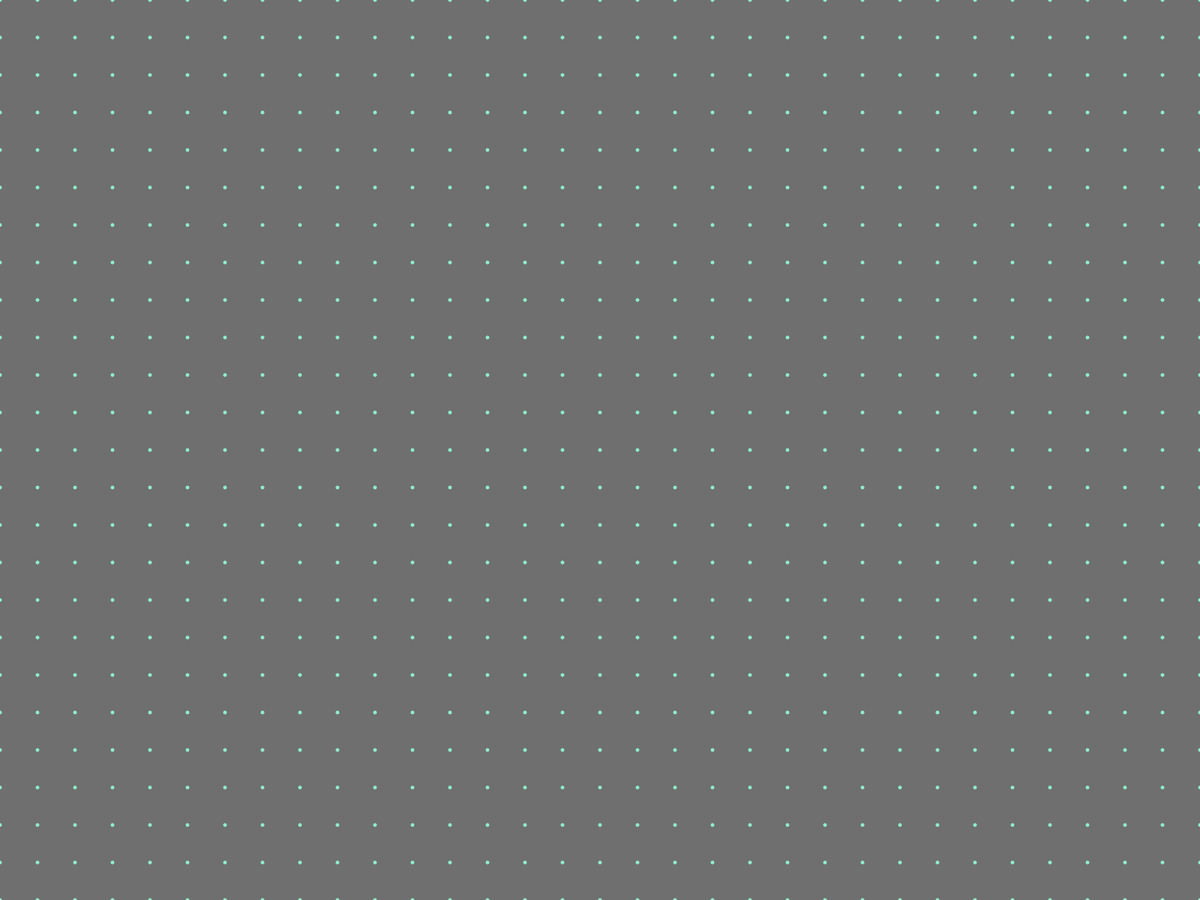
Frame 1 (no input)
Frame 60 (the mouse pressed at the canvas centre just before this capture): identical to frame 1, image omitted
Frame 120 (the mouse held since frame 60 and released just before this capture): identical to frame 1, image omitted

The Processing sketch that drew this single still picture (run headless with seeded random() and noise(); from frame 60 on, the mouse is pressed at the canvas centre):

// Processing sketch: porEjemploKeyCode
// ── porEjemploKeyCode.pde
int a, tam;
color gr, ce;
boolean b;

void setup() {
  fullScreen();
  background(0);
  gr = color(111, 111, 111);
  ce = color(143, 236, 200);
  a = 50;
  tam = 5;
  b = true;
}

void draw() {
  background(gr);
  grilla();
}

void grilla() {
  for (int i = 0; i <= width; i+=a) {
    for (int j = 0; j <= height; j += a) {
      noStroke();
      fill(ce);
      ellipse(i, j, tam, tam);
      
   if (b) {
    ce = color(143, 236, 200); // celeste
  } else if (!b) {
    ce = color(255, 57, 94); // rosado
  }     
    }
  }
}

void keyPressed() {  
  if (keyCode == UP) {a++;}
  if (keyCode == DOWN) {a--;}
  
  if (keyCode == RIGHT) {tam++;}
  if (keyCode == LEFT) {tam--;}
  
  if (keyCode == CONTROL) {b = !b;}
}
